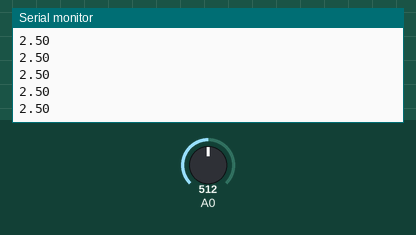
Bench run of a sketch on a simulated Arduino Uno, built with avr-gcc and run on an emulated ATmega328P. On the bench: the last lines printed to the serial monitor. The test bench sets the inputs (shaded band); at power-on: A0 = 512.

Above: at 1.2 s.
1.3 s: A0 set to 716
At 1.31 s:
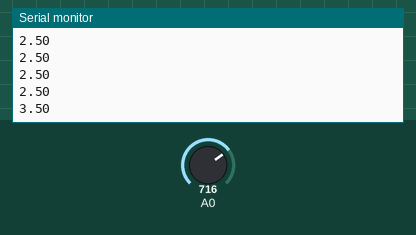
2.8 s: A0 set to 900
At 2.82 s:
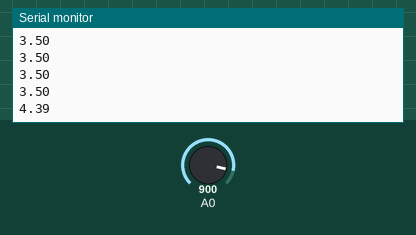
Timing chart, 0 to 5.8 s (numbered marks = the images above; inputs shaded):
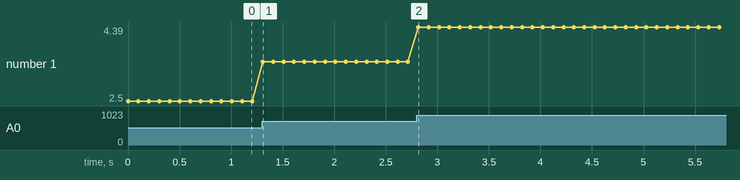

Measured:
- after the input at 1.3 s, the serial monitor: prints a new line at once (image 1)
- after the input at 2.8 s, the serial monitor: prints a new line at once (image 2)
- plotted number 1: 2.5 → 3.5 after the input at 1.3 s, 3.5 → 4.39 after the input at 2.8 s

The sketch:

voltage.ino
```cpp
float vOut = 0.0;
float vIn = 0.0;
float R1 = 30000.0;
float R2 = 7500.0;
int value = 0;
void setup() {
  Serial.begin(9600);
}

void loop() {
  value = analogRead(A0);
  vOut = (value * 5.0) / 1024.0;
  vIn = vOut / (R2/(R1=R2));
  Serial.println(vIn);
  delay(100);
}
```
